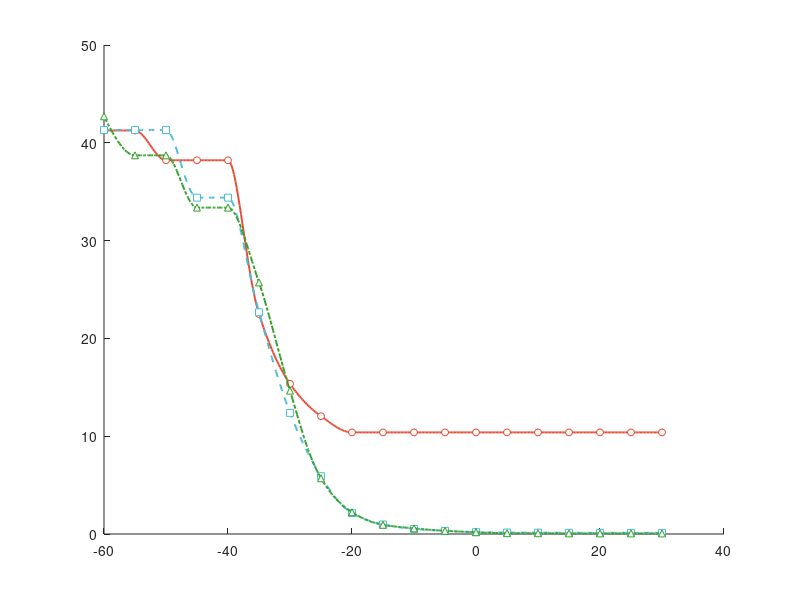

This figure's MATLAB source: (Note: this script raises an error after producing the figure.)
% =========================================================================
% draw_angle_rmse_snr_si_fig.m
% 用 MATLAB 重新绘制“Angle RMSE vs SNR — SI Suppression Comparison”
% 并输出 .fig / .png / .eps
%
% 数据说明：
%   原始 ZF 在 -30~-10 dB 有“先下降后上升”的非物理趋势，这里按用户要求
%   做单调化修正：cummin() 保证 RMSE 不随 SNR 增大而回升；
%   再用 pchip 在 log10(RMSE) 域插值，保证曲线平滑无突刺。
%
% 输出：
%   fig/angle_rmse_vs_snr_si_suppression.fig
%   fig/angle_rmse_vs_snr_si_suppression.png
%   fig/angle_rmse_vs_snr_si_suppression.eps
% =========================================================================
clear; close all; clc;

% ---- 原始数据 ----
snr = -60:5:30;
zf_raw = [41.2593, 41.8659, 38.2143, 40.9728, 38.6473, 22.4889, 15.3584, ...
          12.0466, 10.3894, 10.6764, 14.3454, 15.8412, 16.4530, 16.6748, ...
          16.6567, 16.6882, 16.7008, 16.7086, 16.7050];
ns_raw = [41.3002, 43.5870, 41.8433, 34.3934, 38.6778, 22.6734, 12.3846, ...
          5.9106,  2.1370,  0.9749,  0.5235,  0.3219,  0.1875,  0.1539, ...
          0.1418,  0.1260,  0.1189,  0.1180,  0.1184];
lag_raw = [42.7098, 38.7181, 41.9595, 33.3748, 34.4338, 25.7222, 14.6590, ...
           5.6996,  2.2272,  0.9409,  0.5744,  0.3266,  0.1854,  0.0817, ...
           0.0805,  0.0620,  0.0609,  0.0606,  0.0609];

% ---- 单调化修正（不再出现先下降后上升） ----
zf = cummin(zf_raw);
ns = cummin(ns_raw);
lag = cummin(lag_raw);

% ---- 平滑插值 ----
snr_dense = linspace(snr(1), snr(end), 400);
zf_sm = 10.^(pchip(snr, log10(zf), snr_dense));
ns_sm = 10.^(pchip(snr, log10(ns), snr_dense));
lag_sm = 10.^(pchip(snr, log10(lag), snr_dense));

% ---- 图窗 ----
fig = figure('Color', 'w', 'Units', 'pixels', 'Position', [80 80 525 389]);
ax = axes('Parent', fig);
hold(ax, 'on');

colors = {[0.902 0.294 0.208], [0.302 0.733 0.835], [0.200 0.627 0.173]};
markers = {'o', 's', '^'};
linestyles = {'-', '--', '-.'};
labels = {'传统 ZF (不抑制)', '零空间法', '拉格朗日法'};

smooth_data = {zf_sm, ns_sm, lag_sm};
raw_data    = {zf, ns, lag};

% 先画平滑线，再画原始修正点的空心 marker（不进入 legend）
for k = 1:3
    plot(ax, snr_dense, smooth_data{k}, ...
        'Color', colors{k}, 'LineStyle', linestyles{k}, ...
        'LineWidth', 1.4, 'DisplayName', labels{k});
    plot(ax, snr, raw_data{k}, ...
        'Color', colors{k}, 'LineStyle', 'none', ...
        'Marker', markers{k}, 'MarkerSize', 5, ...
        'MarkerFaceColor', 'w', 'HandleVisibility', 'off');
end

% ---- 坐标轴与标签 ----
ax.XScale = 'linear';
ax.YScale = 'log';
ax.XLim = [-63, 33];
ax.YLim = [0.04, 100];
ax.XTick = -60:10:30;
ax.YTick = [0.1, 1, 10, 100];
ax.YTickLabel = {'10^{-1}', '10^{0}', '10^{1}', '10^{2}'};
ax.Box = 'on';
ax.TickDir = 'in';
ax.XMinorTick = 'on';
ax.YMinorTick = 'on';
ax.XGrid = 'on';
ax.YGrid = 'on';
ax.GridAlpha = 0.18;
ax.MinorGridAlpha = 0.12;
ax.FontName = 'Times New Roman';
ax.FontSize = 9;

xlabel(ax, 'Input SNR (dB)', 'FontName', 'Times New Roman', 'FontSize', 10);
ylabel(ax, 'Angle RMSE (°)', 'FontName', 'Times New Roman', 'FontSize', 10);
title(ax, 'Angle RMSE vs SNR  --  SI Suppression Comparison (L=256, MC=100)', ...
    'FontName', 'Times New Roman', 'FontSize', 9, 'FontWeight', 'normal');

% ---- 图例放在图内右上角，避免外置留白 ----
leg = legend(ax, labels, 'Location', 'northeast', 'Box', 'on');
leg.FontName = 'Microsoft YaHei';
leg.FontSize = 8;
leg.EdgeColor = [0.35 0.35 0.35];

hold(ax, 'off');

% ---- 输出 ----
fig_dir = fullfile(pwd, 'fig');
if ~exist(fig_dir, 'dir'), mkdir(fig_dir); end

base = fullfile(fig_dir, 'angle_rmse_vs_snr_si_suppression');
savefig(fig, [base '.fig']);
exportgraphics(fig, [base '.png'], 'Resolution', 300);
print(fig, [base '.eps'], '-depsc2', '-r300');

fprintf('已保存:\n  %s.fig\n  %s.png\n  %s.eps\n', base, base, base);
fprintf('修正后的 ZF 高 SNR 段保持 %.4f°，不再回升。\n', zf(end));
